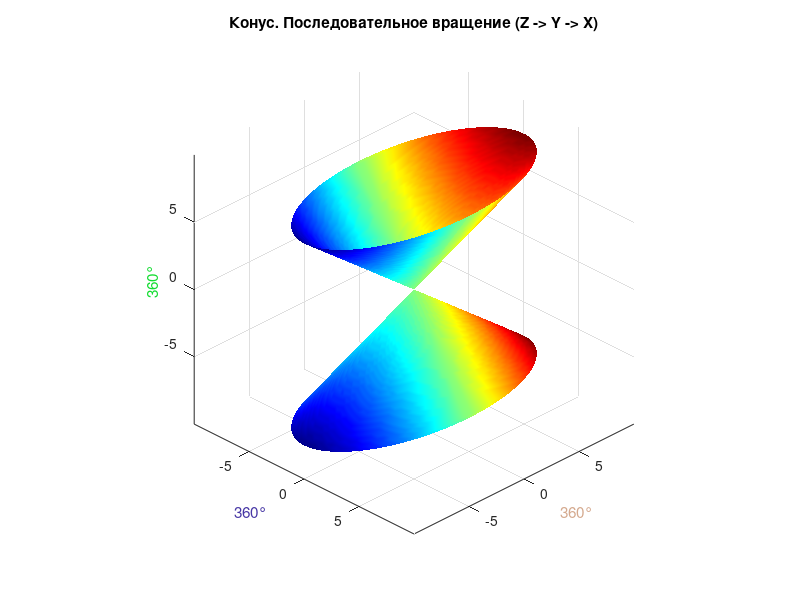

The MATLAB source for this figure:
%% Исходные данные и построение конуса

% Параметры
a = 1; 
b = 2; 
c = 1.5;
h = 5;

% Сетка координат
t = linspace(0, 2*pi, 100);    % угловые значения
z = linspace(-h, h, 100);       % высота по оси z
[T, Z_grid] = meshgrid(t, z);

% Уравнение конуса
X0 = a * Z_grid .* cos(T);     % x = a*z*cos(t)
Y0 = b * Z_grid .* sin(T);     % y = b*z*sin(t)
Z0 = c * Z_grid;               % масштабирование по оси z

%% Анимация 4: Последовательное вращение вокруг осей Z, Y, X

figure;
hSurface = surf(X0, Y0, Z0, Y0);  % отображение поверхности (цвет по оси Y)
colormap(jet);
shading interp;
axis equal;
% Первоначальные подписи осей (будут заменяться в процессе анимации)
xlabel('X'); ylabel('Y'); zlabel('Z');
title('Конус. Последовательное вращение (Z -> Y -> X)');
grid on;
view(45,30);
hold on;

angleStep = 1;         % шаг изменения угла (в градусах)
pauseTime = 0.005;     % уменьшенная задержка для ускорения анимации

% Инициализация базовых координат для последовательного поворота
X_base = X0;
Y_base = Y0;
Z_base = Z0;

%% Вращение вокруг оси Z (обновляем подпись оси Z)
hZLabel = get(gca, 'ZLabel');  % получаем объект подписи оси Z
for angle = 0:angleStep:360
    theta = deg2rad(angle);
    Rz = [cos(theta) -sin(theta) 0;
          sin(theta)  cos(theta) 0;
          0           0          1];
      
    coords = [X_base(:)'; Y_base(:)'; Z_base(:)'];
    newCoords = Rz * coords;
    X_rot = reshape(newCoords(1,:), size(X0));
    Y_rot = reshape(newCoords(2,:), size(Y0));
    Z_rot = reshape(newCoords(3,:), size(Z0));
    
    set(hSurface, 'XData', X_rot, 'YData', Y_rot, 'ZData', Z_rot);
    
    if mod(angle,45) == 0
        set(hZLabel, 'Color', rand(1,3));  % изменение цвета подписи оси Z
    end
    set(hZLabel, 'String', sprintf('%d°', angle));
    
    drawnow;
    pause(pauseTime);
end

% Обновляем базу после вращения вокруг Z
X_base = X_rot;
Y_base = Y_rot;
Z_base = Z_rot;

%% Вращение вокруг оси Y (обновляем подпись оси Y)
hYLabel = get(gca, 'YLabel');  % получаем объект подписи оси Y
for angle = 0:angleStep:360
    theta = deg2rad(angle);
    Ry = [ cos(theta) 0 sin(theta);
            0         1     0;
          -sin(theta) 0 cos(theta)];
      
    coords = [X_base(:)'; Y_base(:)'; Z_base(:)'];
    newCoords = Ry * coords;
    X_rot = reshape(newCoords(1,:), size(X0));
    Y_rot = reshape(newCoords(2,:), size(Y0));
    Z_rot = reshape(newCoords(3,:), size(Z0));
    
    set(hSurface, 'XData', X_rot, 'YData', Y_rot, 'ZData', Z_rot);
    
    if mod(angle,45) == 0
        set(hYLabel, 'Color', rand(1,3));
    end
    set(hYLabel, 'String', sprintf('%d°', angle));
    
    drawnow;
    pause(pauseTime);
end

% Обновляем базу после вращения вокруг Y
X_base = X_rot;
Y_base = Y_rot;
Z_base = Z_rot;

%% Вращение вокруг оси X (обновляем подпись оси X)
hXLabel = get(gca, 'XLabel');  % получаем объект подписи оси X
for angle = 0:angleStep:360
    theta = deg2rad(angle);
    Rx = [1      0           0;
          0 cos(theta) -sin(theta);
          0 sin(theta)  cos(theta)];
      
    coords = [X_base(:)'; Y_base(:)'; Z_base(:)'];
    newCoords = Rx * coords;
    X_rot = reshape(newCoords(1,:), size(X0));
    Y_rot = reshape(newCoords(2,:), size(Y0));
    Z_rot = reshape(newCoords(3,:), size(Z0));
    
    set(hSurface, 'XData', X_rot, 'YData', Y_rot, 'ZData', Z_rot);
    
    if mod(angle,45) == 0
        set(hXLabel, 'Color', rand(1,3));
    end
    set(hXLabel, 'String', sprintf('%d°', angle));
    
    drawnow;
    pause(pauseTime);
end
